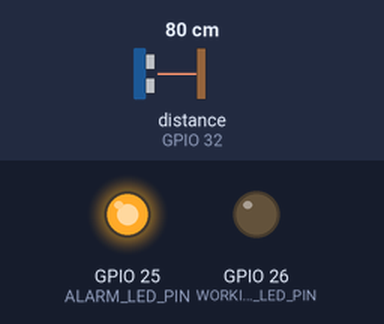
A program run on a simulated ESP32. Shown: output pins drawn as LEDs (lit = HIGH). Inputs (shaded band) come from the test bench; at power-on: distance to the obstacle (sensor on GPIO 32) 80 cm. The echo pulse lasts 58.3 µs per cm; no MQTT or app messages arrive unless stated; pins used as bus, display or sensor lines are not drawn.

Above: at 0.1 s.
At 3.1 s:
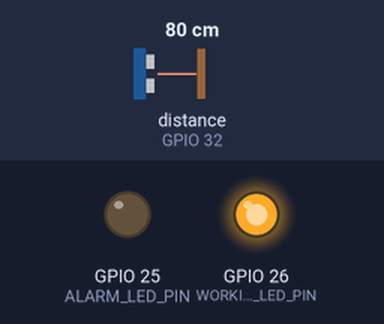
Timing chart, 0 to 4.6 s (numbered marks = the images above):
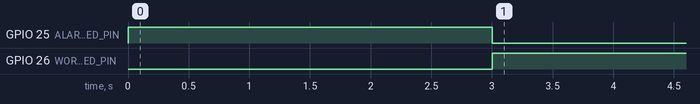

The program:

main.cpp
```cpp
#include <Arduino.h>
#include "HardwarePlatform.h"
#include "Scheduler/Scheduler.h"
#include "tasks/StatusTask/StatusTask.h"
#include "tasks/ConnectionTask/ConnectionTask.h"
#include "tasks/LoggerTask/LoggerTask.h"

HardwarePlatform hardware;
Scheduler scheduler;

void setup() {
    hardware.init();
    scheduler.startTask(
        new ConnectionTask(),
        CONNECTION_TASK_DELAY
    );
    scheduler.startTask(
        new StatusTask(hardware.getWorkingLed(), hardware.getAlarmLed()),
        STATUS_TASK_DELAY
    );
    scheduler.startTask(
        new LoggerTask(hardware.getSonar()),
        LOGGER_TASK_DELAY
    );
}

void loop() {
}
```

DistanceSensor.h
```cpp
#ifndef __DISTANCE_SENSOR__
#define __DISTANCE_SENSOR__

#include <stdint.h>

#define NO_OBJ_DETECTED UINT16_MAX

class DistanceSensor {

    public:
        virtual uint16_t getDistance() = 0;
};

#endif
```

Led.h
```cpp
#ifndef __LED__
#define __LED__

class Led {

    public:
        virtual void setOn() = 0;
        virtual void setOff() = 0;
};

#endif
```

Task.h
```cpp
#ifndef __TASK__
#define __TASK__

#include "SharedData/SharedData.h"
#include <stdint.h>

class Task {

    public:
        virtual void init(SharedData* sharedData) = 0;
        virtual void tick() = 0;
        virtual void stateTransition() = 0;
        virtual const char* getName() = 0;
};

#endif
```

config.h
```cpp
#ifndef __CONFIG_H
#define __CONFIG_H

#define SERIAL_SPEED 115200
//#define DEBUG YES

/* -------------------- PIN -------------------- */
#define SONAR_TRIG_PIN  33
#define SONAR_ECHO_PIN  32
#define WORKING_LED_PIN 26
#define ALARM_LED_PIN   25

/* ------------------- TASKS ------------------- */
#define CONNECTION_TASK_DELAY 500
#define STATUS_TASK_DELAY 1000
#define LOGGER_TASK_DELAY 3000

/* ------------------- MQTT ------------------- */
#define MQTT_SERVER "192.168.1.16"
#define MQTT_PORT 1883
#define TIMEOUT_MQTT_RECONNECTION 5000
#define MQTT_MSG_BUFFER_SIZE 50
#define MQTT_TOPIC "water_level"

#endif
```

wifi_config.h
```cpp
#define WIFI_SSID "Your SSID"
#define WIFI_PASSWORD "Your Wifi Password"
#define TIMEOUT_WIFI_RECONNECTION 15000
```

Measured:
- by itself, GPIO 25 (ALARM_LED_PIN): LOW → HIGH at 0.00 s, → LOW 3.0 s later
- by itself, GPIO 26 (WORKING_LED_PIN): LOW → HIGH at 3.0 s
